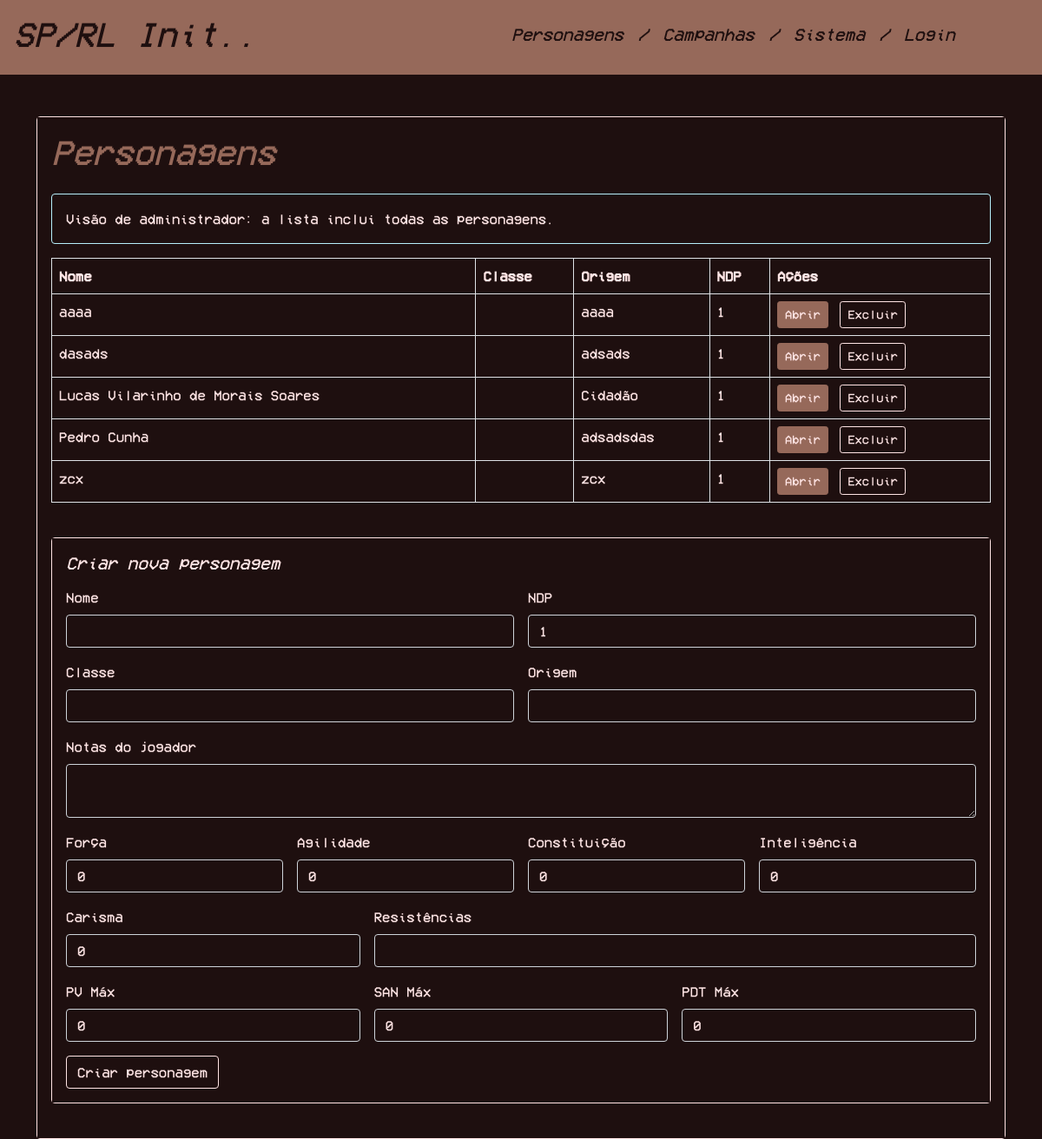
Screenshot of /personagens.php (signed in) with the database file from the repository.
### tables this page shows
CREATE TABLE `Personagem` (
  `id` int NOT NULL,
  `idUtilizador` int NOT NULL,
  `nome` varchar(100) NOT NULL,
  `ndp` int NOT NULL,
  `classe` varchar(20) DEFAULT NULL,
  `origem` varchar(50) NOT NULL,
  `notasPlayer` text,
  `forca` int NOT NULL,
  `agilidade` int NOT NULL,
  `constituicao` int NOT NULL,
  `inteligencia` int NOT NULL,
  `carisma` int NOT NULL,
  `resistencias` text,
  `pvAtual` int NOT NULL,
  `pvMax` int NOT NULL,
  `sanAtual` int NOT NULL,
  `sanMax` int NOT NULL,
  `pdtAtual` int NOT NULL,
  `pdtMax` int NOT NULL
);

### personagens.php (the view, shortened to what this page needs)
<?php
$user = $_SESSION['user'] ?? null;
$isLoggedIn = is_array($user) && !empty($user['id']);
$isAdmin = $isLoggedIn && (!empty($user['admin']) && $user['admin'] == 1);
$personagens = [];
if ($isLoggedIn) {
    try {
        $mysqli = get_db_connection();
        if ($isAdmin) {
            $stmt = $mysqli->prepare('SELECT * FROM Personagem ORDER BY nome');
        } else {
            $stmt = $mysqli->prepare('SELECT * FROM Personagem WHERE idUtilizador = ? ORDER BY nome');
            if ($stmt) {
                $stmt->bind_param('i', $user['id']);
            }
        }
        if (!$stmt->execute()) {
            throw new RuntimeException('Erro ao executar a consulta de personagens.');
        }
        $result = $stmt->get_result();
        if ($result) {
            while ($row = $result->fetch_assoc()) {
                $personagens[] = $row;
            }
        }
    } catch (Throwable $e) {
        error_log('Personagens page error: ' . $e->getMessage());
        $error = 'Não foi possível carregar as personagens. Tente novamente mais tarde.';
    }
}
?>
<!DOCTYPE html>
<html lang="pt">
    <head>
        <link rel="stylesheet" href="css/index.css">
        <link href="https://cdn.jsdelivr.net/npm/bootstrap@5.0.2/dist/css/bootstrap.min.css" rel="stylesheet">
    </head>
    <body>
        <?php include('templates/header.php'); ?>
        <div class="container mt-5">
            <div class="row justify-content-center">
                <div class="col-12">
                    <div class="card shadow-sm">
                        <div class="card-body">
                            <h1 class="card-title mb-4">Personagens</h1>
                            <?php if (!$isLoggedIn): ?>
                                <div class="alert alert-warning">
                                    Por favor, faça login primeiro para ver as suas personagens.
                                </div>
                            <?php else: ?>
                                <?php if ($isAdmin): ?>
                                    <div class="alert alert-info">Visão de administrador: a lista inclui todas as personagens.</div>
                                <?php endif; ?>
                                <?php if (empty($personagens)): ?>
                                    <div class="alert alert-secondary">Nenhuma personagem encontrada.</div>
                                <?php else: ?>
                                    <div class="table-responsive mb-4">
                                        <table class="table table-bordered table-hover">
                                            <thead>
                                                <tr>
                                                    <th>Nome</th>
                                                    <th>Classe</th>
                                                    <th>Origem</th>
                                                    <th>NDP</th>
                                                    <th>Ações</th>
                                                </tr>
                                            </thead>
                                            <tbody>
                                                <?php foreach ($personagens as $personagem): ?>
                                                    <tr>
                                                        <td><?php echo htmlspecialchars($personagem['nome']); ?></td>
                                                        <td><?php echo htmlspecialchars($personagem['classe']); ?></td>
                                                        <td><?php echo htmlspecialchars($personagem['origem']); ?></td>
                                                        <td><?php echo htmlspecialchars($personagem['ndp']); ?></td>
                                                        <td>
                                                            <a class="btn btn-primary btn-sm" href="personagem.php?id=<?php echo urlencode($personagem['id']); ?>">Abrir</a>
                                                            <form method="post" class="d-inline ms-1" onsubmit="return confirm('Tem certeza que deseja excluir esta personagem?');">
                                                                <button type="submit" class="btn btn-danger btn-sm">Excluir</button>
                                                            </form>
                                                        </td>
                                                    </tr>
                                                <?php endforeach; ?>
                                            </tbody>
                                        </table>
                                    </div>
                                <?php endif; ?>
                                <div class="card mb-4">
                                    <div class="card-body">
                                        <h2 class="h5 mb-3">Criar nova personagem</h2>
                                        <form method="post">
                                            <div class="row g-3">
                                                <div class="col-md-6">
                                                    <label for="nome" class="form-label">Nome</label>
                                                    <input type="text" id="nome" name="nome" class="form-control" required>
                                                </div>
                                                <div class="col-md-6">
                                                    <label for="ndp" class="form-label">NDP</label>
                                                    <input type="number" id="ndp" name="ndp" class="form-control" min="1" value="1" required>
                                                </div>
                                                <div class="col-md-6">
                                                    <label for="classe" class="form-label">Classe</label>
                                                    <input type="text" id="classe" name="classe" class="form-control">
                                                </div>
                                                <div class="col-md-6">
                                                    <label for="origem" class="form-label">Origem</label>
                                                    <input type="text" id="origem" name="origem" class="form-control" required>
                                                </div>
                                                <div class="col-12">
                                                    <label for="notasPlayer" class="form-label">Notas do jogador</label>
                                                    <textarea id="notasPlayer" name="notasPlayer" class="form-control" rows="2"></textarea>
                                                </div>
                                                <div class="col-md-3">
                                                    <label for="forca" class="form-label">Força</label>
                                                    <input type="number" id="forca" name="forca" class="form-control" min="0" value="0" required>
                                                </div>
                                                <div class="col-md-3">
                                                    <label for="agilidade" class="form-label">Agilidade</label>
                                                    <input type="number" id="agilidade" name="agilidade" class="form-control" min="0" value="0" required>
                                                </div>
                                                <div class="col-md-3">
                                                    <label for="constituicao" class="form-label">Constituição</label>
                                                    <input type="number" id="constituicao" name="constituicao" class="form-control" min="0" value="0" required>
                                                </div>
                                                <div class="col-md-3">
                                                    <label for="inteligencia" class="form-label">Inteligência</label>
                                                    <input type="number" id="inteligencia" name="inteligencia" class="form-control" min="0" value="0" required>
                                                </div>
                                                <div class="col-md-4">
                                                    <label for="carisma" class="form-label">Carisma</label>
                                                    <input type="number" id="carisma" name="carisma" class="form-control" min="0" value="0" required>
                                                </div>
                                                <div class="col-md-8">
                                                    <label for="resistencias" class="form-label">Resistências</label>
                                                    <input type="text" id="resistencias" name="resistencias" class="form-control">
                                                </div>
                                                <div class="col-md-4">
                                                    <label for="pvMax" class="form-label">PV Máx</label>
                                                    <input type="number" id="pvMax" name="pvMax" class="form-control" min="0" value="0" required>
                                                </div>
                                                <div class="col-md-4">
                                                    <label for="sanMax" class="form-label">SAN Máx</label>
                                                    <input type="number" id="sanMax" name="sanMax" class="form-control" min="0" value="0" required>
                                                </div>
                                                <div class="col-md-4">
                                                    <label for="pdtMax" class="form-label">PDT Máx</label>
                                                    <input type="number" id="pdtMax" name="pdtMax" class="form-control" min="0" value="0" required>
                                                </div>
                                            </div>
                                            <div class="mt-3">
                                                <button type="submit" class="btn btn-success">Criar personagem</button>
                                            </div>
                                        </form>
                                    </div>
                                </div>
                                <?php endif; ?>
                        </div>
                    </div>
                </div>
            </div>
        </div>
    </body>
</html>

### css/index.css (style rules this page uses)
* { background-color : #1e0f0f !important; color : #FFE5E5 !important; font-family : 'VCR'; }
h1, h3, h5 { font-style: italic; color : #96695A !important; }
h2, h4, h6 { font-style: italic; }
button { border-color: #FFE5E5 !important; }
a { color: #96695A !important; }
.btn-primary, .btn-secondary, .badge.bg-primary, .badge.bg-secondary { background-color: #96695A !important; border-color: #96695A !important; color: #FFE5E5 !important; }
.card { border-color: #FFE5E5 !important; background-color: #1e0f0f !important; }
.card .card-body { color: #FFE5E5 !important; }

### rows the page displays
personagem: nome "aaaa", origem "aaaa", ndp "1"
personagem: nome "dasads", origem "adsads", ndp "1"
personagem: nome "Lucas Vilarinho de Morais Soares", origem "Cidadão", ndp "1"
personagem: nome "Pedro Cunha", origem "adsadsdas", ndp "1"
personagem: nome "zcx", origem "zcx", ndp "1"
